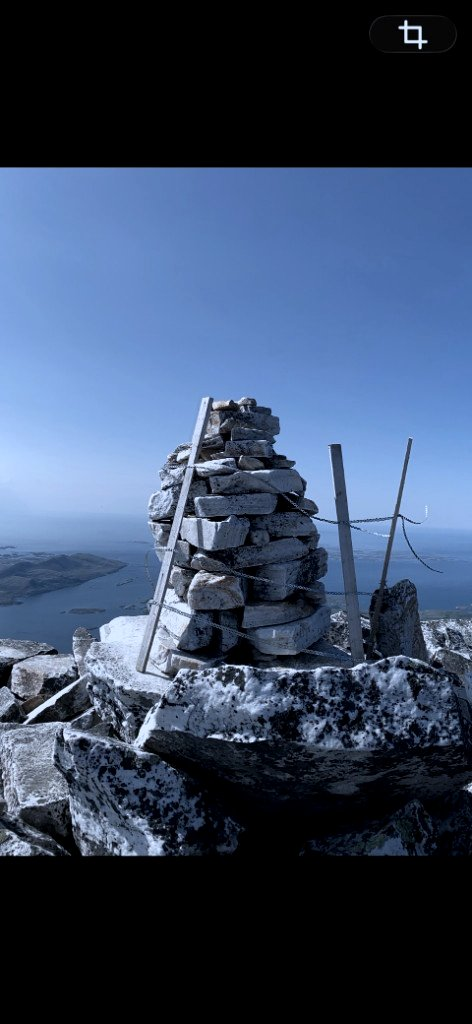
#> input picture assets/brand/photography/derivatives/terrain_cairn_summit_clinical.jpg, 472 x 1024 px
$ python -i generate_derivatives.py   (imports and definitions only)
#> lines starting #> are read from the running program, lines starting #| are printed output that depends on the picture
#> further down, picture is the input picture: PIL image 472x1024 RGB; mean R, G, B 56.9, 72.8, 99.1
#!/usr/bin/env python3
"""Generate brand photography derivatives for The Anatomy of Pace.

Reads original landscape PNGs from local ``photography/source/`` (gitignored).
Writes committed public assets only: ``derivatives/``, ``composites/``, and
``palette.json``. Originals must never be committed or published — derivatives,
composites, and AI video clips are the only photography permitted on GitHub and
public channels. See ``photography/README.md`` and ``docs/brand_identity.md``.
"""

from __future__ import annotations

import json
import shutil
from pathlib import Path

from PIL import Image, ImageEnhance

REPO = Path(__file__).resolve().parents[3]
PHOTO = REPO / "assets/brand/photography"
ICON = REPO / "assets/brand/variants/icon_square_512.png"
SOURCE_DIR = PHOTO / "source"

CHARCOAL = "#1a1a1a"
JPEG_QUALITY = 85

SOURCES = [
    ("terrain_valley_green", SOURCE_DIR / "terrain_valley_green.png"),
    ("terrain_peak_fjord", SOURCE_DIR / "terrain_peak_fjord.png"),
    ("terrain_range_cloud", SOURCE_DIR / "terrain_range_cloud.png"),
    ("terrain_cairn_summit", SOURCE_DIR / "terrain_cairn_summit.png"),
    ("terrain_fjord_vertical", SOURCE_DIR / "terrain_fjord_vertical.png"),
]

PORTRAIT_NAMES = {"terrain_cairn_summit", "terrain_fjord_vertical"}


# [14 lines left out: function center_crop_aspect, not called in this run]


def clinical_tone(img: Image.Image) -> Image.Image:
    rgb = img.convert("RGB")
    rgb = ImageEnhance.Color(rgb).enhance(0.52)
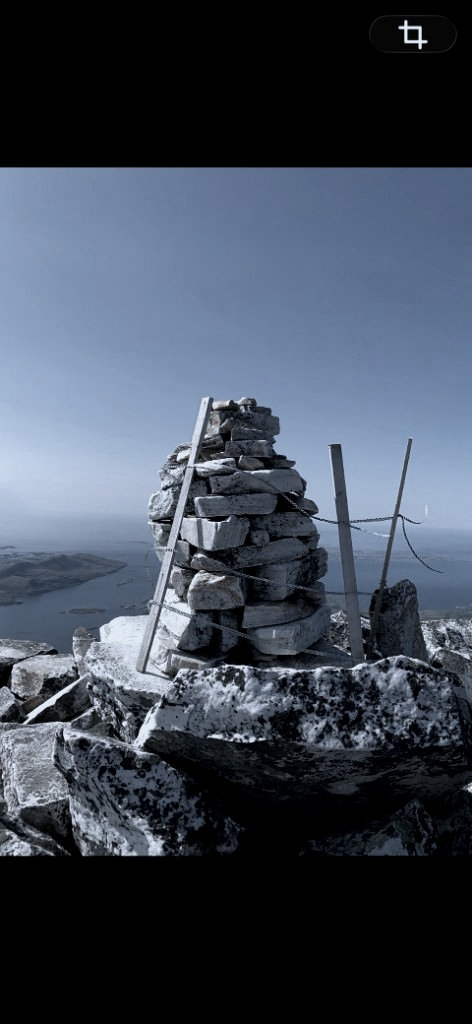
#> rgb: PIL image 472x1024 RGB; mean R, G, B 63.3, 71.7, 85.3
    rgb = ImageEnhance.Contrast(rgb).enhance(1.18)
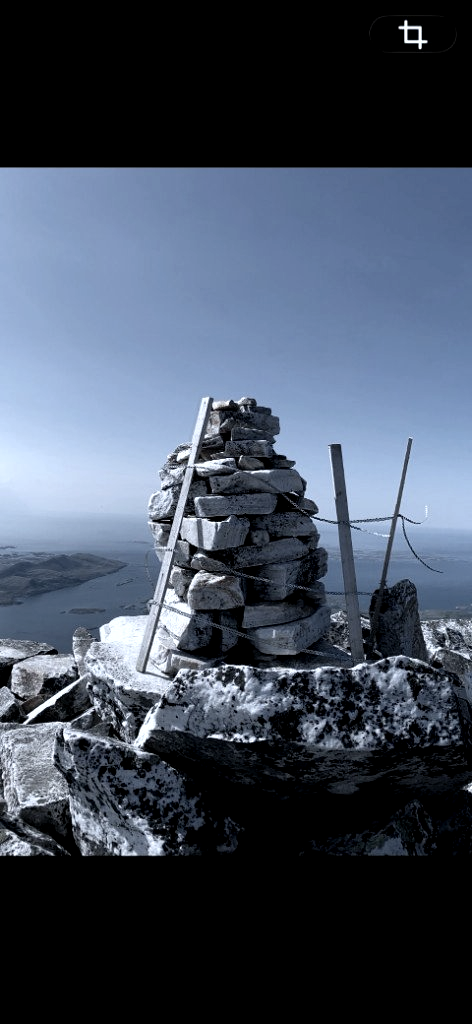
#> rgb: PIL image 472x1024 RGB; mean R, G, B 66.5, 76.3, 92
    rgb = ImageEnhance.Brightness(rgb).enhance(0.96)
    r, g, b = rgb.split()
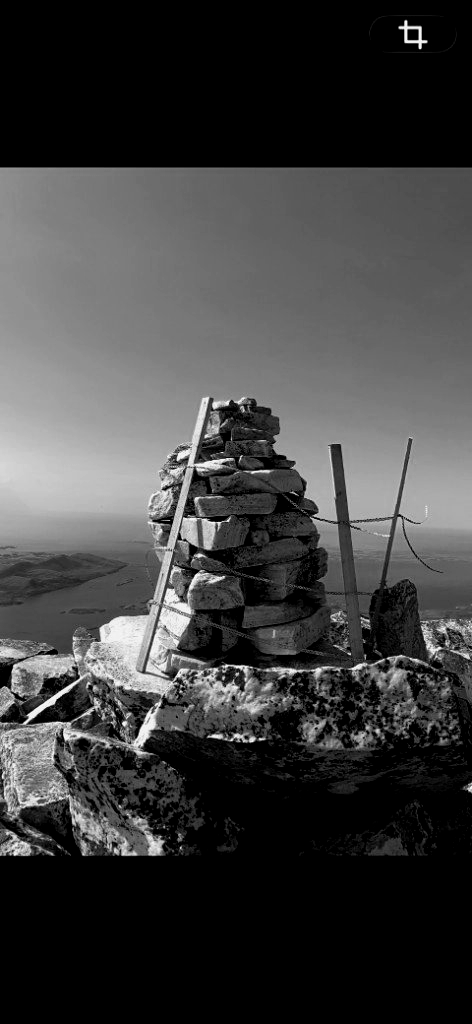
#> r: PIL image 472x1024 L; min 0, max 244, mean 63.6
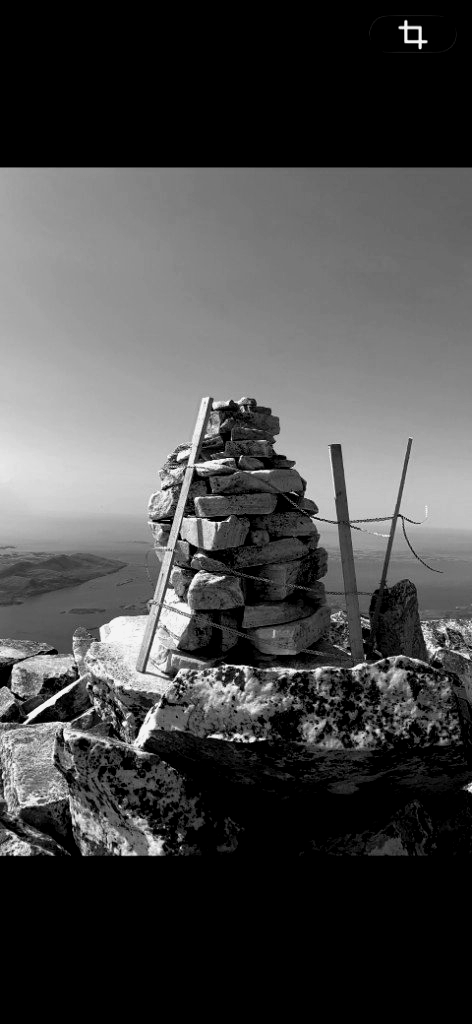
#> g: PIL image 472x1024 L; min 0, max 244, mean 73
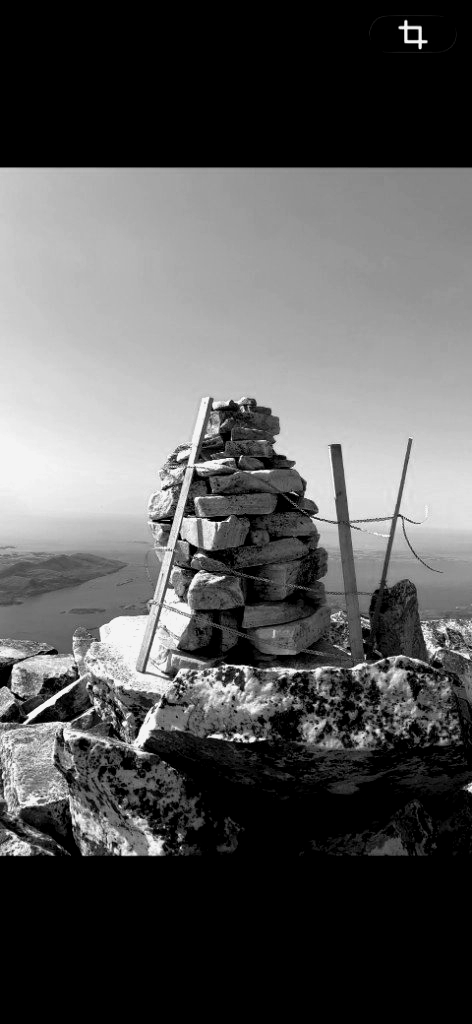
#> b: PIL image 472x1024 L; min 0, max 244, mean 88
    r = r.point(lambda x: int(x * 0.90))
    g = g.point(lambda x: int(x * 0.97))
    b = b.point(lambda x: min(255, int(x * 1.10)))
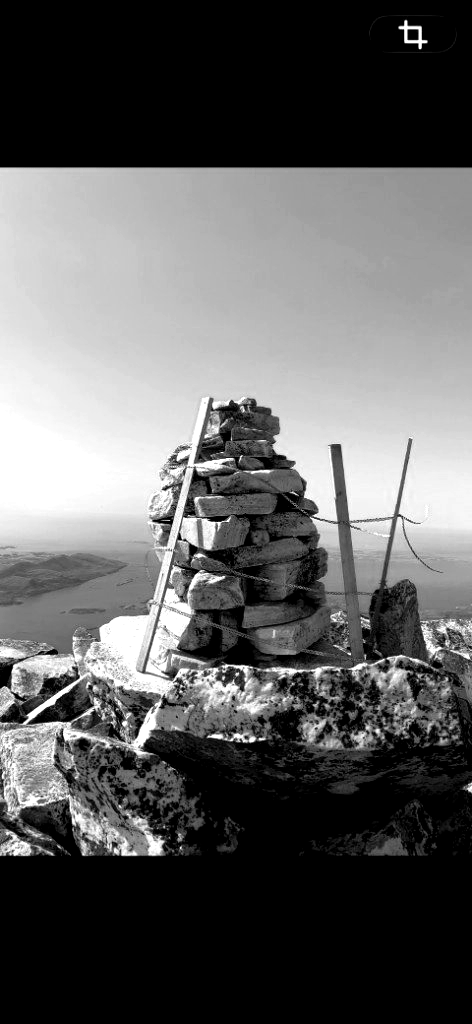
#> b: PIL image 472x1024 L; min 0, max 255, mean 96.3
    return Image.merge("RGB", (r, g, b))


# [4 lines left out: function dark_overlay, not called in this run]


def save_jpg(img: Image.Image, path: Path) -> None:
    path.parent.mkdir(parents=True, exist_ok=True)
    img.convert("RGB").save(path, "JPEG", quality=JPEG_QUALITY, optimize=True)


# [94 lines left out: functions extract_palette, apply_watermark, process_name, main, not called in this run]


# [2 lines not run here, left out]

>>> from PIL import Image
>>> picture = Image.open('derivatives/terrain_cairn_summit_clinical.jpg')
>>> result = clinical_tone(picture)

$ run again, on assets/brand/photography/derivatives/terrain_fjord_vertical_clinical.jpg
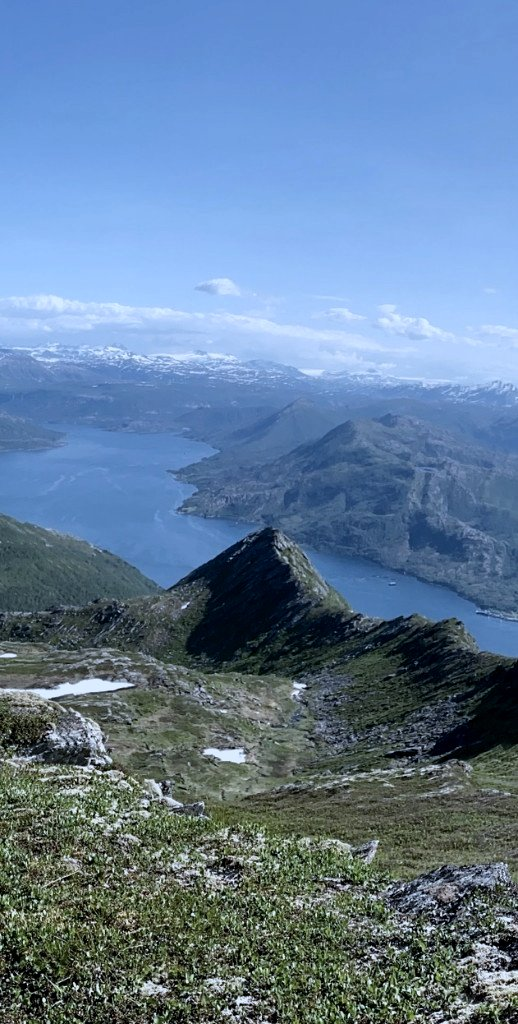
#> input picture assets/brand/photography/derivatives/terrain_fjord_vertical_clinical.jpg, 518 x 1024 px
#> picture is the input picture: PIL image 518x1024 RGB; mean R, G, B 97.9, 124.6, 153.6
#> in clinical_tone, `b = b.point(lambda x: min(255, int(x * 1.10)))`:
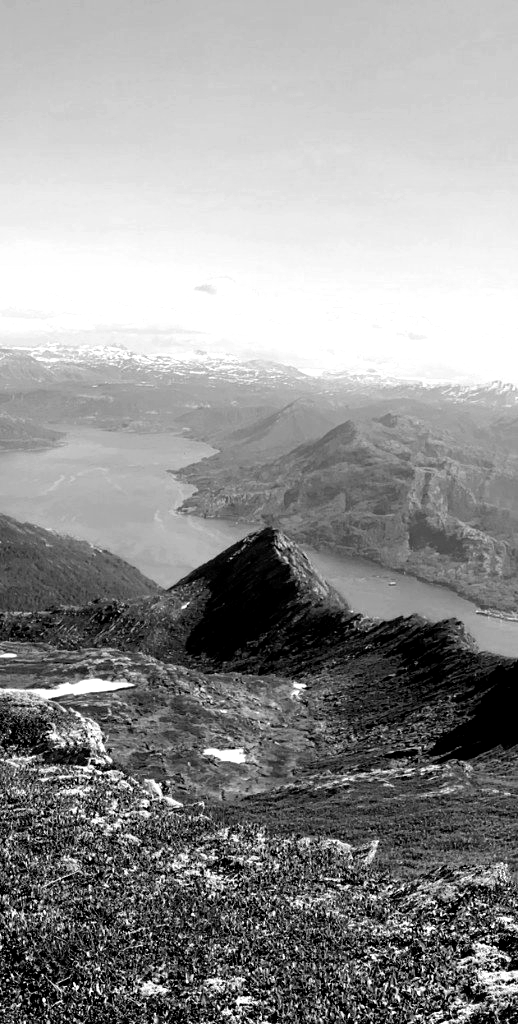
#> b: PIL image 518x1024 L; min 0, max 255, mean 146.4
#> in clinical_tone, `return Image.merge("RGB", (r, g, b))`:
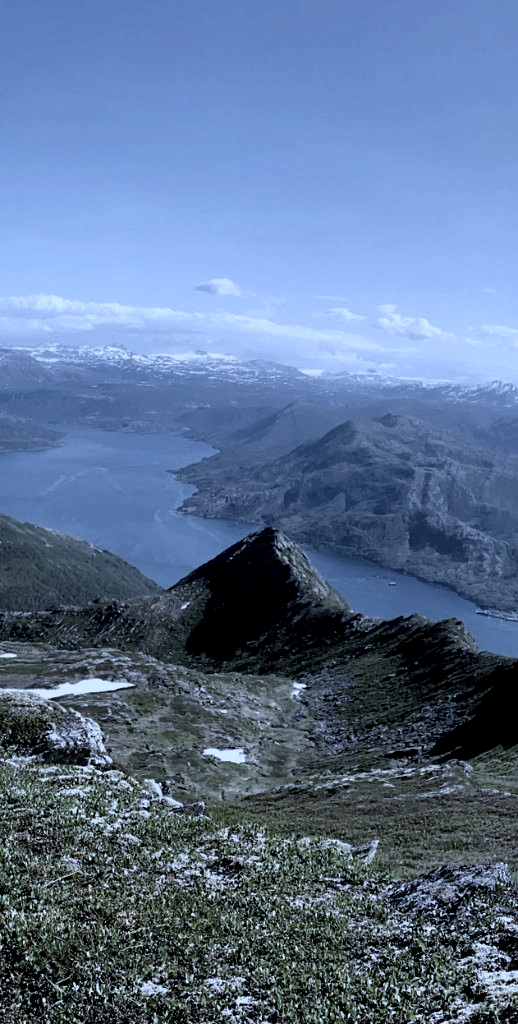
#> returned value: PIL image 518x1024 RGB; mean R, G, B 90.9, 113.1, 146.4

$ run again, on assets/brand/photography/derivatives/terrain_fjord_vertical_square_1080.jpg
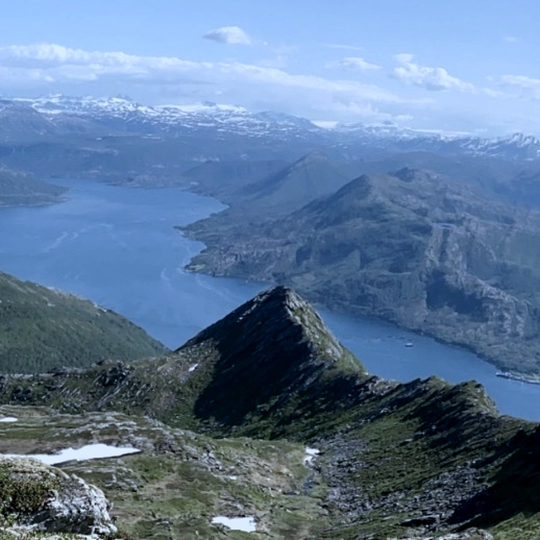
#> input picture assets/brand/photography/derivatives/terrain_fjord_vertical_square_1080.jpg, 1080 x 1080 px (shown at 1/2 size)
#> picture is the input picture: PIL image 1080x1080 RGB; mean R, G, B 93.6, 120, 151.8
#> in clinical_tone, `b = b.point(lambda x: min(255, int(x * 1.10)))`:
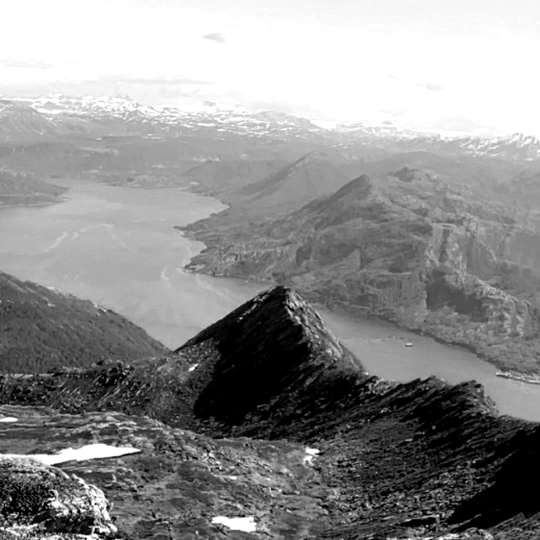
#> b: PIL image 1080x1080 L (shown at 1/2 size); min 0, max 255, mean 143.1
#> in clinical_tone, `return Image.merge("RGB", (r, g, b))`:
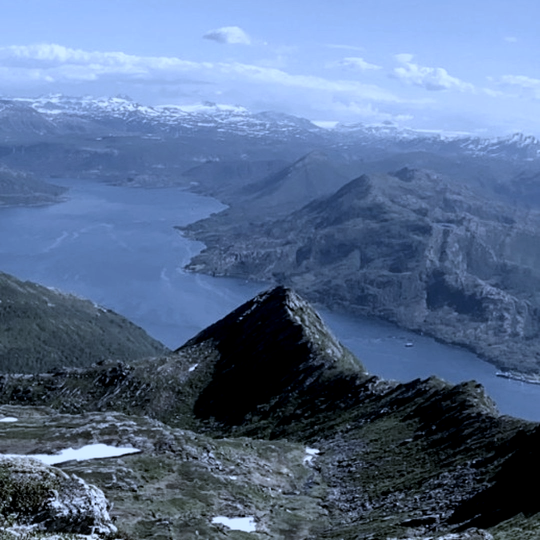
#> returned value: PIL image 1080x1080 RGB (shown at 1/2 size); mean R, G, B 87.6, 109.3, 143.1
